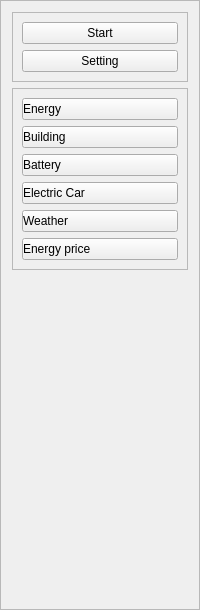
     <widget class="QFrame" name="frameLeftPanel">
      <property name="frameShape">
       <enum>QFrame::StyledPanel</enum>
      </property>
      <property name="frameShadow">
       <enum>QFrame::Raised</enum>
      </property>
      <layout class="QVBoxLayout" name="verticalLayout_3">
       <item>
        <widget class="QFrame" name="frame_3">
         <property name="frameShape">
          <enum>QFrame::StyledPanel</enum>
         </property>
         <property name="frameShadow">
          <enum>QFrame::Raised</enum>
         </property>
         <layout class="QVBoxLayout" name="verticalLayout">
          <item>
           <widget class="QPushButton" name="startBtn">
            <property name="styleSheet">
             <string notr="true"/>
            </property>
            <property name="text">
             <string>Start</string>
            </property>
            <property name="icon">
             <iconset resource="source_icons.qrc">
              <normaloff>:/icons/Icons/icons8-play-64.png</normaloff>:/icons/Icons/icons8-play-64.png</iconset>
            </property>
           </widget>
          </item>
          <item>
           <widget class="QPushButton" name="settingBtn">
            <property name="text">
             <string>Setting</string>
            </property>
            <property name="icon">
             <iconset resource="source_icons.qrc">
              <normaloff>:/icons/Icons/icons8-settings-64.png</normaloff>:/icons/Icons/icons8-settings-64.png</iconset>
            </property>
           </widget>
          </item>
         </layout>
        </widget>
       </item>
       <item>
        <widget class="QFrame" name="frame_4">
         <property name="frameShape">
          <enum>QFrame::StyledPanel</enum>
         </property>
         <property name="frameShadow">
          <enum>QFrame::Raised</enum>
         </property>
         <layout class="QVBoxLayout" name="verticalLayout_2">
          <item>
           <widget class="QPushButton" name="energyBtn">
            <property name="styleSheet">
             <string notr="true">text-align:left</string>
            </property>
            <property name="text">
             <string>Energy</string>
            </property>
            <property name="icon">
             <iconset resource="source_icons.qrc">
              <normaloff>:/icons/Icons/icons8-flash-on-50.png</normaloff>:/icons/Icons/icons8-flash-on-50.png</iconset>
            </property>
           </widget>
          </item>
          <item>
           <widget class="QPushButton" name="buildingBtn">
            <property name="sizePolicy">
             <sizepolicy hsizetype="Minimum" vsizetype="Fixed">
              <horstretch>0</horstretch>
              <verstretch>0</verstretch>
             </sizepolicy>
            </property>
            <property name="styleSheet">
             <string notr="true">text-align:left</string>
            </property>
            <property name="text">
             <string>Building</string>
            </property>
            <property name="icon">
             <iconset resource="source_icons.qrc">
              <normaloff>:/icons/Icons/icons8-building-64.png</normaloff>:/icons/Icons/icons8-building-64.png</iconset>
            </property>
           </widget>
          </item>
          <item>
           <widget class="QPushButton" name="batteryBtn">
            <property name="styleSheet">
             <string notr="true">text-align:left</string>
            </property>
            <property name="text">
             <string>Battery</string>
            </property>
            <property name="icon">
             <iconset resource="source_icons.qrc">
              <normaloff>:/icons/Icons/icons8-charging-battery-64.png</normaloff>:/icons/Icons/icons8-charging-battery-64.png</iconset>
            </property>
           </widget>
          </item>
          <item>
           <widget class="QPushButton" name="evBtn">
            <property name="styleSheet">
             <string notr="true">text-align:left</string>
            </property>
            <property name="text">
             <string>Electric Car</string>
            </property>
            <property name="icon">
             <iconset resource="source_icons.qrc">
              <normaloff>:/icons/Icons/icons8-electric-vehicle-64.png</normaloff>:/icons/Icons/icons8-electric-vehicle-64.png</iconset>
            </property>
           </widget>
          </item>
          <item>
           <widget class="QPushButton" name="weatherBtn">
            <property name="styleSheet">
             <string notr="true">text-align:left</string>
            </property>
            <property name="text">
             <string>Weather</string>
            </property>
            <property name="icon">
             <iconset resource="source_icons.qrc">
              <normaloff>:/icons/Icons/icons8-partly-cloudy-day-64.png</normaloff>:/icons/Icons/icons8-partly-cloudy-day-64.png</iconset>
            </property>
           </widget>
          </item>
          <item>
           <widget class="QPushButton" name="energyPriceBtn">
            <property name="styleSheet">
             <string notr="true">text-align:left</string>
            </property>
            <property name="text">
             <string>Energy price</string>
            </property>
            <property name="icon">
             <iconset resource="source_icons.qrc">
              <normaloff>:/icons/Icons/icons8-money-bag-50.png</normaloff>:/icons/Icons/icons8-money-bag-50.png</iconset>
            </property>
           </widget>
          </item>
         </layout>
        </widget>
       </item>
       <item>
        <spacer name="verticalSpacer">
         <property name="orientation">
          <enum>Qt::Vertical</enum>
         </property>
         <property name="sizeHint" stdset="0">
          <size>
           <width>20</width>
           <height>328</height>
          </size>
         </property>
        </spacer>
       </item>
      </layout>
     </widget>
